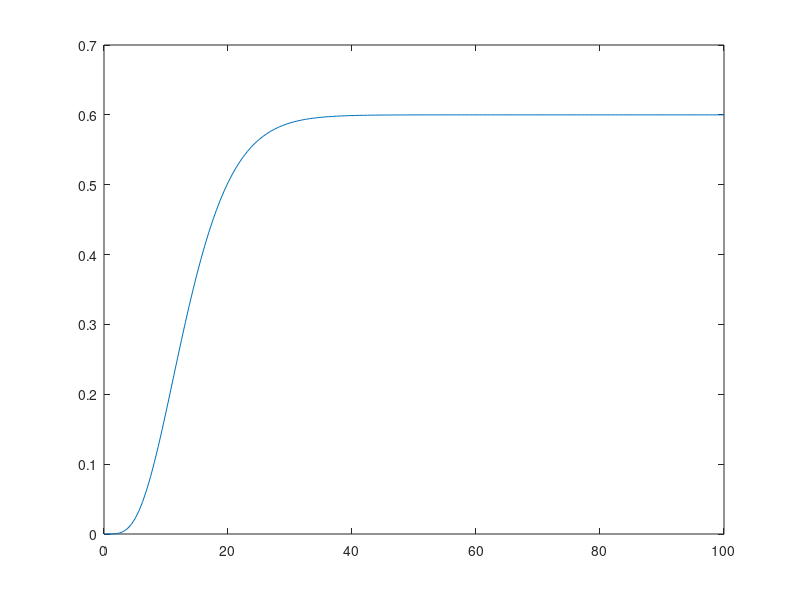

Source code (MATLAB):
close all;
clear;
clc;



% 1. ukol
% v = u^4 => k = 4u^3
% Derivuju
%
pocetvzorku = 100;
Tsim = 100;

s = tf("s");
G = 0.6/((2*s + 1) * (3*s + 1)^4);
% v = u^4;

[yx, tx] = step(G, Tsim);
% [yx1, tx1] = step(v, Tsim);



figure;
plot(tx, yx);

% figure
% plot(tx1, yx1);
